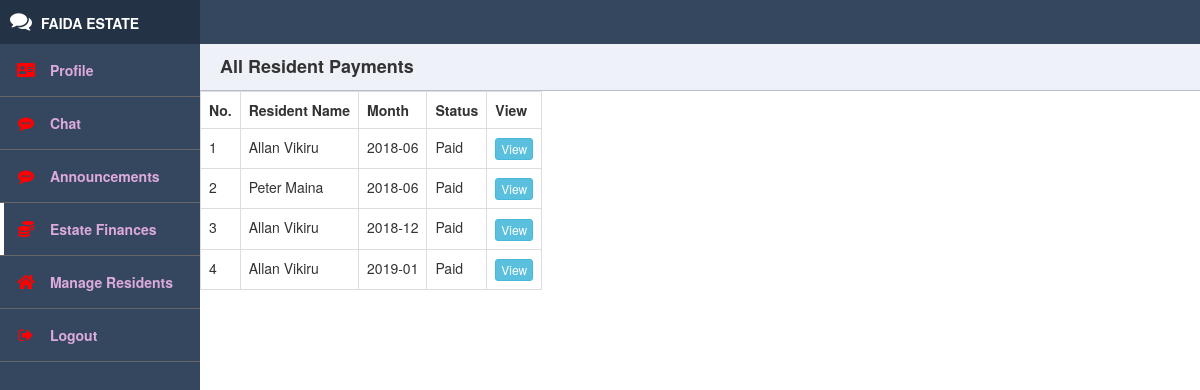
The app's page /php/chairperson_track_payments.php with its own data.
### tables this page shows
CREATE TABLE `payments` (
  `paymentID` int(255) NOT NULL,
  `user_id` varchar(255) NOT NULL,
  `statementID` varchar(255) NOT NULL,
  `status` varchar(255) NOT NULL
);

CREATE TABLE `users` (
  `user_id` int(11) NOT NULL,
  `username` varchar(255) NOT NULL,
  `houseNumber` varchar(255) DEFAULT NULL,
  `email` varchar(255) NOT NULL,
  `phoneNo` varchar(255) NOT NULL,
  `Position` varchar(20) NOT NULL DEFAULT 'Resident',
  `password` varchar(255) NOT NULL
);

CREATE TABLE `statement` (
  `statementID` int(11) NOT NULL,
  `month` varchar(255) NOT NULL,
  `security` varchar(255) DEFAULT NULL,
  `garbage` varchar(255) DEFAULT NULL,
  `infrastructure` varchar(255) DEFAULT NULL,
  `total_kes` varchar(255) DEFAULT NULL,
  `total_usd` varchar(255) NOT NULL
);

### php/chairperson_track_payments.php (the view, shortened to what this page needs)
<?php
$servername = "localhost";
$username = "root";
$password = "";
$dbname = "faida_estate";
$conn = new mysqli($servername, $username, $password, $dbname);
$sql = "SELECT * FROM ((payments INNER JOIN users ON payments.user_id = users.user_id)
INNER JOIN statement ON payments.statementID = statement.statementID)";
$result = $conn->query($sql);
$number = 1;
?>
<!DOCTYPE html>
<html>
<head>
    <link rel="stylesheet" href="https://use.fontawesome.com/releases/v5.3.1/css/all.css">
	<link rel="stylesheet" type="text/css" href="https://maxcdn.bootstrapcdn.com/font-awesome/4.5.0/css/font-awesome.min.css">
	<link rel="stylesheet" type="text/css" href="../css/main_dash.css">
    <link rel="stylesheet" href="https://maxcdn.bootstrapcdn.com/bootstrap/3.3.7/css/bootstrap.min.css">
</head>
<body>
  <div class="header">
</div>
        <div class="side-nav">
            <div class="logo">
                <i class="fa fa-comments"></i>
                <span>Faida Estate</span>
            </div>
            <nav>
                <ul>
                    <li>
                        <a href="chairdashboard.php">
                            <span><i class="fas fa-address-card"></i></span>
                            <span>Profile</span>
                        </a>
                    </li>
                    <li>
                        <a href="chairchat.php">
                            <span><i class="fa fa-comment-alt"></i></span>
                            <span>Chat</span>
                        </a>
                    </li>
                   <li>
                        <a href="chairannouncements.php">
                            <span><i class="fa fa-comment-alt"></i></span>
                            <span>Announcements</span>
                        </a>
                    </li>
                    <li class="active">
                        <a href="#">
                            <span><i class="fas fa-coins"></i></span>
                            <span>Estate Finances</span>
                        </a>
                    </li>
                     <li>
                        <a href="chairperson_track_residents.php">
                            <span><i class="fas fa-home"></i></span>
                            <span>Manage Residents</span>
                        </a>
                    </li>
                    <li>
                        <a id="logout">
                            <span><i class="fa fa-sign-out"></i></span>
                            <span>Logout</span>
                        </a>
                    </li>
                </ul>
            </nav>
        </div>
        <div class="main-content">
            <div class="title">
                All Resident Payments
            </div>
            <div class="main">
                 <div id="resident_table">
                          <table class="table table-bordered">
                               <tr>
                                    <th>No.</th>
                                    <th>Resident Name</th>
                                    <th>Month</th>
                                    <th>Status</th>
                                    <th>View</th>
                               </tr>
                               <?php
                               while($row = mysqli_fetch_array($result))
                               {
                               ?>
                               <tr>
                                    <td><?php echo $number ; ?></td>
                                    <td><?php echo $row["username"]; ?></td>
                                    <td><?php echo $row["month"]; ?></td>
                                    <td><?php echo $row["status"]; ?></td>
                                    <td><input type="button" name="view" value="View" id="<?php echo $row["paymentID"]; ?>" class="btn btn-info btn-xs view_data" /></td>
                               </tr>
                               <?php
                                $number++; }
                               ?>
                          </table>
                     </div>
                </div>
</body>
</html>

### css/main_dash.css (style rules this page uses)
* { box-sizing: border-box; }
body { margin: 0; padding: 0; font-family: 'Source Sans Pro', sans-serif; background-color: #d5dae5; -webkit-font-smoothing: antialiased; -moz-osx-font-smoothing: grayscale; }
.header { position: absolute; width: 100%; z-index: 3; height: 44px; background-color: #045895; }
.logo { height: 44px; padding: 10px; font-weight: 700; }
.side-nav .logo { background-color: #233245; color: #fff; }
.logo i { font-size: 22px; }
.logo span { margin-left: 5px; text-transform: uppercase; }
.nav-trigger span, .nav-trigger span:before, span:after { width: 20px; height: 2px; background-color: #35475e; position: absolute; }
.side-nav { position: absolute; width: 100%; height: 100vh; background-color: #35475e; z-index: 1; display: none; }
.side-nav ul { margin: 0; padding: 0; }
.side-nav ul li { padding: 16px 16px; border-bottom: 1px solid #666; position: relative; }
.side-nav ul li.active:before { content: ''; position: absolute; width: 4px; height: 100%; top: 0; left: 0; background-color: #fff; }
.side-nav ul li a { color: #dad; display: block; text-decoration: none; }
.side-nav ul li i { color: red; min-width: 20px; text-align: center; }
.side-nav ul li span:nth-child(2) { margin-left: 10px; font-size: 14px; font-weight: 600; }
.main-content { padding: 40px; margin-top: 0; padding: 0; padding-top: 44px; height: 100%; overflow: scroll; }
.main-content .title { background-color: #eef1f7; border-bottom: 1px solid #b8bec9; padding: 10px 20px; font-weight: 700; color: #333; font-size: 18px; }
@media screen and (min-width: 600px) { .header { background-color: #35475e; z-index: 1; } }
@media screen and (min-width: 600px) { .nav-trigger span, .nav-trigger span:before, span:after { background-color: #fff; } }
@media screen and (min-width: 600px) { .side-nav { display: block; width: 70px; z-index: 2; } }
@media screen and (min-width: 600px) { .side-nav ul li span:nth-child(2) { display: none; } }
@media screen and (min-width: 600px) { .side-nav .logo i { padding-left: 12px; } }
@media screen and (min-width: 600px) { .side-nav .logo span { display: none; } }
@media screen and (min-width: 600px) { .side-nav ul li i { font-size: 26px; } }
@media screen and (min-width: 600px) { .side-nav ul li a { text-align: center; } }
@media screen and (min-width: 600px) { .main-content { margin-left: 70px; } }
@media screen and (min-width: 800px) { .side-nav { width: 200px; } }
@media screen and (min-width: 800px) { .side-nav ul li span:nth-child(2) { display: inline-block; } }
@media screen and (min-width: 800px) { .side-nav ul li i { font-size: 16px; } }
@media screen and (min-width: 800px) { .side-nav ul li a { text-align: left; } }
@media screen and (min-width: 800px) { .side-nav .logo i { padding-left: 0; } }
@media screen and (min-width: 800px) { .side-nav .logo span { display: inline-block; } }
@media screen and (min-width: 800px) { .main-content { margin-left: 200px; } }
.main { display: flex; flex-flow: row wrap; }

### records on screen
payments: user.username "Allan Vikiru", statementID.month "2018-06", status "Paid"
payments: user.username "Peter Maina", statementID.month "2018-06", status "Paid"
payments: user.username "Allan Vikiru", statementID.month "2018-12", status "Paid"
payments: user.username "Allan Vikiru", statementID.month "2019-01", status "Paid"
